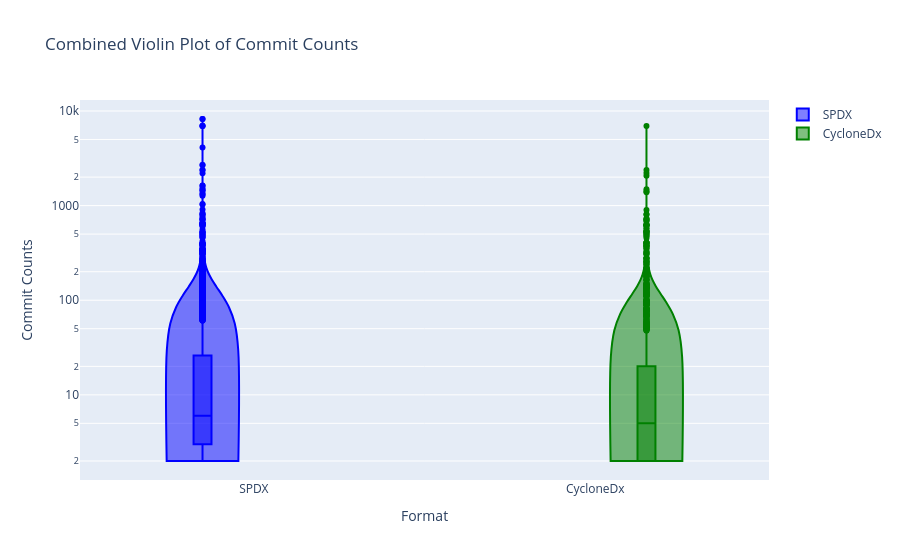

Notebook source saved alongside this figure:
### Code cell
import pandas as pd
import plotly.graph_objects as go
import plotly.io as pio
import pickle
from collections import Counter

# Load data from files
with open('commit_counts_by_repo.pkl', 'rb') as f:
    commit_count_repos = pickle.load(f)

df = pd.read_csv('CycloneNSpdxTools.csv')

# Initialize counters
spdx_counter = Counter()
cyclonedx_counter = Counter()

# Update counters based on the dataframe
for index, row in df.iterrows():
    if row['Format'] == 'SPDX':
        spdx_counter.update(v for v in commit_count_repos[row['Repo']].values() if v > 1)
    elif row['Format'] == 'CycloneDx':
        cyclonedx_counter.update(v for v in commit_count_repos[row['Repo']].values() if v > 1)

# Prepare data for plotting
spdx_data = [count for count in spdx_counter.elements()]
cyclonedx_data = [count for count in cyclonedx_counter.elements()]

# Create the violin plot
fig = go.Figure()

fig.add_trace(go.Violin(
    y=spdx_data,
    x=['SPDX'] * len(spdx_data),
    box_visible=True,
    line_color='blue',
    spanmode='hard',
    name='SPDX'
))

fig.add_trace(go.Violin(
    y=cyclonedx_data,
    x=['CycloneDx'] * len(cyclonedx_data),
    box_visible=True,
    line_color='green',
    spanmode='hard',
    name='CycloneDx'
))

# Update layout for log scale
fig.update_layout(
    title="Combined Violin Plot of Commit Counts",
    xaxis_title="Format",
    yaxis_title="Commit Counts",
    yaxis_type="log",
    violingap=0.4,  # Adjusts the gap between violins
    violinmode='group'  # Groups the violins side by side
)

# Show the plot
pio.show(fig)

### Figure 1 — Plotly figure (JSON) as saved in the notebook; plotly's stock layout.template omitted (floating-point values rounded to 4 significant figures; data arrays with more than 128 entries replaced by an {"elided": "..."} marker saying what was removed)
{"data": [{"box": {"visible": true}, "line": {"color": "blue"}, "name": "SPDX", "spanmode": "hard", "type": "violin", "x": {"elided": "2213 str values"}, "y": {"elided": "2213 int values"}}, {"box": {"visible": true}, "line": {"color": "green"}, "name": "CycloneDx", "spanmode": "hard", "type": "violin", "x": {"elided": "1286 str values"}, "y": {"elided": "1286 int values"}}], "layout": {"title": {"text": "Combined Violin Plot of Commit Counts"}, "violingap": 0.4, "violinmode": "group", "xaxis": {"title": {"text": "Format"}}, "yaxis": {"title": {"text": "Commit Counts"}, "type": "log"}}}
